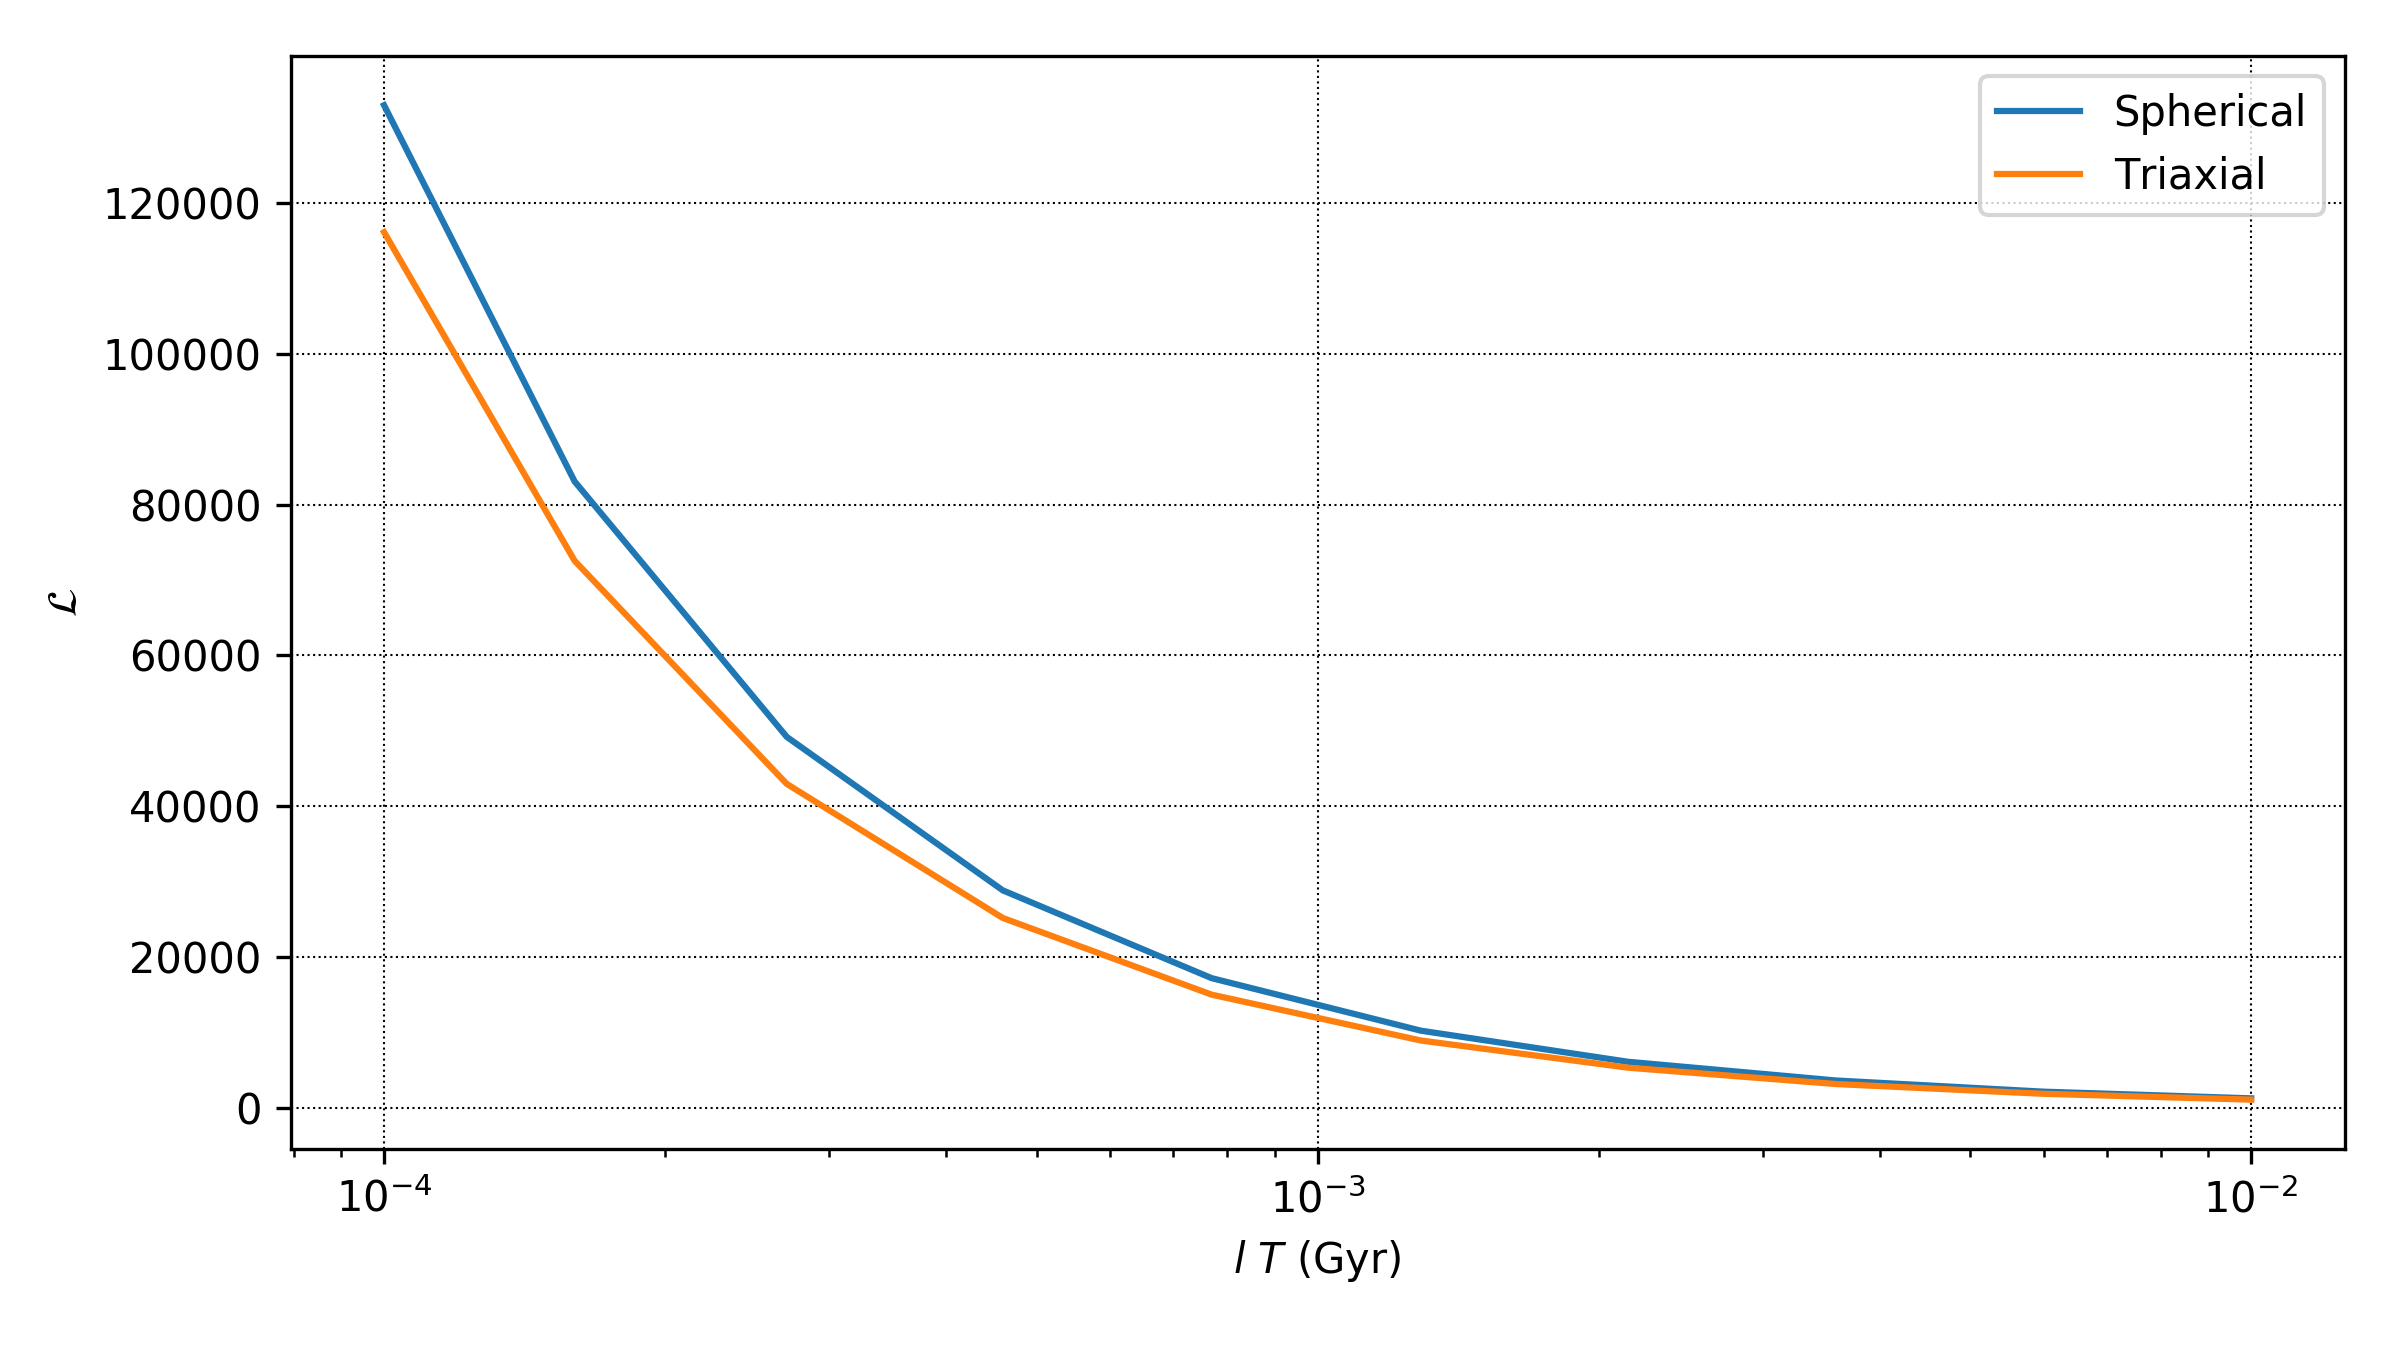

The script that saved this image:
import sys
sys.path += ["../"]

import smbh
import numpy as np
import matplotlib.pyplot as plt

pos = 1e-3 * np.ones(3) / 3 ** 0.5

v = 60
theta = np.pi / 4
phi = np.pi / 4

x = v * np.sin(theta) * np.cos(phi)
y = v * np.sin(theta) * np.sin(phi)
z = v * np.cos(theta)

speeds = [x, y, z]
ls = np.logspace(1, 3, 10).astype(int)
lya_s = np.zeros((len(ls), 7))
lya_t = np.zeros((len(ls), 7))

T = 1e-5
dq = 1e-8

with open('lyapunov_s.dat', 'w') as file_s: pass
with open('lyapunov_t.dat', 'w') as file_t: pass
for (i, l) in enumerate(ls):
    lya_s[i] = l, *smbh.lyapunov(pos, speeds, dq, T = T, l = l, triaxial = False)
    lya_t[i] = l, *smbh.lyapunov(pos, speeds, dq, T = T, l = l, triaxial = True)

    with open('lyapunov_s.dat', 'a') as file_s:
        txt = "%d %f %f %f %f %f %f\n" % tuple(lya_s[i])
        file_s.write(txt)
    with open('lyapunov_t.dat', 'a') as file_t:
        txt = "%d %f %f %f %f %f %f\n" % tuple(lya_t[i])
        file_t.write(txt)

# lya_s = np.genfromtxt('lyapunov_s.dat')
# lya_t = np.genfromtxt('lyapunov_t.dat')

fig, ax = plt.subplots(figsize = (8, 4.5))
ax.plot(lya_s[:, 0] * T, lya_s[:, 1], label = "Spherical")
ax.plot(lya_t[:, 0] * T, lya_t[:, 1], label = "Triaxial")
# fig, axes = plt.subplots(1, 3, figsize = (8, 4.5))
# for i in range(3):
#     axes[i].plot(lya_s[:, 0] * T, lya_s[:, i * 2 + 1], label = 'Spherical +')
#     axes[i].plot(lya_t[:, 0] * T, lya_t[:, i * 2 + 1], label = 'Triaxial +')
#     axes[i].plot(lya_s[:, 0] * T, lya_s[:, i * 2 + 2], '--o', label = 'Spherical -')
#     axes[i].plot(lya_t[:, 0] * T, lya_t[:, i * 2 + 2], '--o', label = 'Triaxial -')
#
#     axes[i].set_xlabel('$lT$')
#     # axes[i].set_yscale('log')
#     axes[i].set_xscale('log')
# print(lya_s[-1, 0] * T)

# axes[0].set_ylabel(r'$\vec{x}$')

# ax.grid()
# axes[0].legend()

ax.set_ylabel(r'$\mathcal{L}$')
ax.set_xlabel('$l$ $T$ (Gyr)')

ax.set_xscale('log')
ax.legend()
ax.grid()

fig.tight_layout()
fig.savefig('lyapunov.png', dpi = 300)

plt.show()

# results = smbh.run(speeds, pot_type = smbh.SYMMETRIC)
# print(results.RETURN_TIME)
